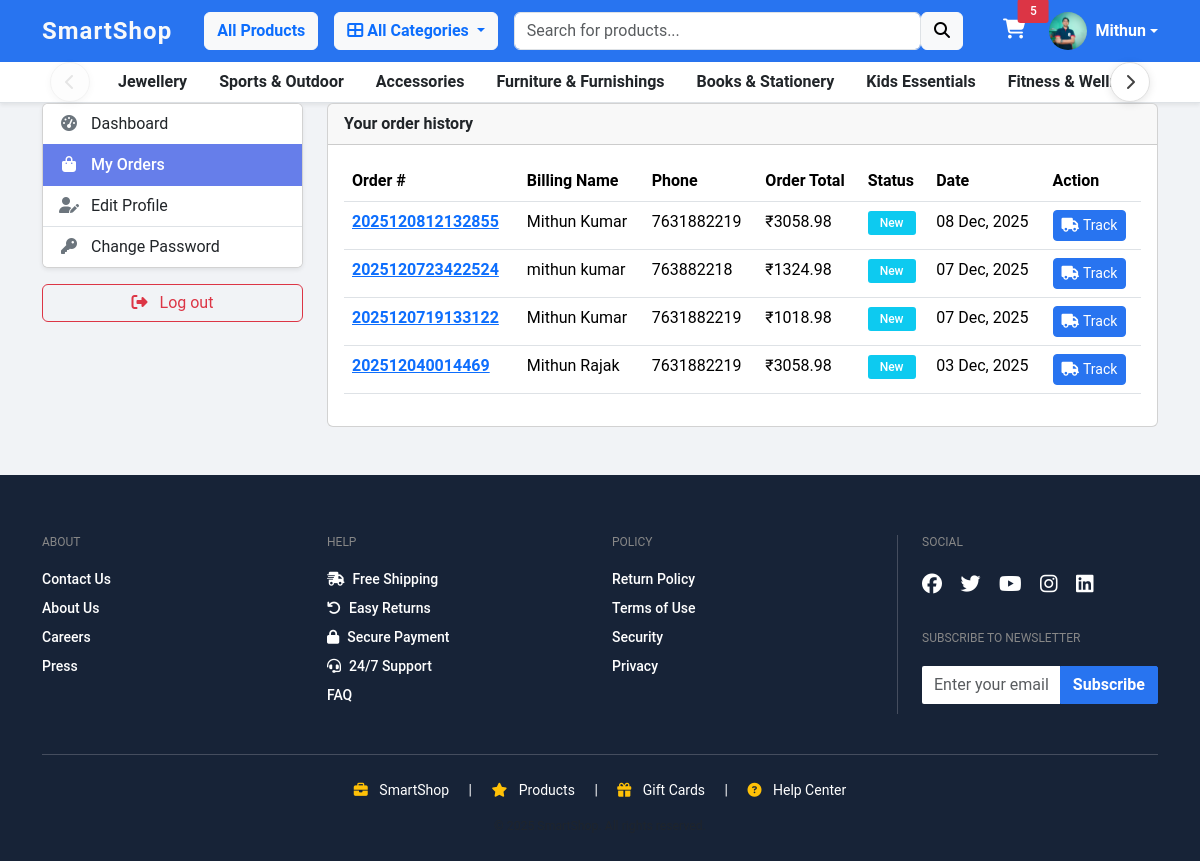
Screenshot of /accounts/my_orders/ (signed in) with the database file from the repository.
### accounts/models.py (models this page shows, shortened)
class Account(AbstractBaseUser):
    first_name = models.CharField(max_length=100)
    last_name = models.CharField(max_length=100)
    username = models.CharField(max_length=100, unique=True)
    email = models.EmailField(max_length=100, unique=True)
    phone_number = models.CharField(max_length=50)
    date_joined = models.DateTimeField(auto_now_add=True)
    last_login = models.DateTimeField(auto_now_add=True)
    is_admin = models.BooleanField(default=False)
    is_staff = models.BooleanField(default=False)
    is_active = models.BooleanField(default=False)
    is_superadmin = models.BooleanField(default=False)
    USERNAME_FIELD = 'email'
    REQUIRED_FIELDS = ['username', 'first_name', 'last_name']
    objects = MyAccountManager()

class UserProfile(models.Model):
    user = models.OneToOneField(Account, on_delete=models.CASCADE)
    address_line_1 = models.CharField(blank=True, max_length=100)
    address_line_2 = models.CharField(blank=True, max_length=100)
    profile_picture = models.ImageField(
        upload_to='userprofile', blank=True)
    city = models.CharField(blank=True, max_length=20)
    state = models.CharField(blank=True, max_length=20)
    country = models.CharField(blank=True, max_length=20)

### category/models.py (models this page shows, shortened)
class Category(models.Model):
    category_name = models.CharField(max_length=100)
    slug = models.SlugField(max_length=100, unique=True)
    description = models.TextField(blank=True, null=True)
    category_image = models.ImageField(
        upload_to='categories/', blank=True, null=True)
    parent = models.ForeignKey('self', on_delete=models.CASCADE, blank=True, null=True, related_name='children')
    class Meta:
        verbose_name = "Category"
        verbose_name_plural = "Categories"
    def get_url(self):
        return reverse('products_by_category', args=[self.slug])

### orders/models.py (models this page shows, shortened)
class Order(models.Model):
    STATUS = (
        ('New', 'New'),
        ('Accepted', 'Accepted'),
        ('Completed', 'Completed'),
        ('Cancelled', 'Cancelled'),
    )
    user = models.ForeignKey(Account, on_delete=models.SET_NULL, null=True)
    payment = models.ForeignKey(
        Payment, on_delete=models.SET_NULL, blank=True, null=True)
    order_number = models.CharField(max_length=20)
    first_name = models.CharField(max_length=50)
    last_name = models.CharField(max_length=50)
    phone = models.CharField(max_length=15)
    email = models.EmailField(max_length=50)
    address_line_1 = models.CharField(max_length=50)
    address_line_2 = models.CharField(max_length=50, blank=True)
    country = models.CharField(max_length=50)
    state = models.CharField(max_length=50)
    city = models.CharField(max_length=50)
    order_note = models.CharField(max_length=100, blank=True)
    order_total = models.FloatField()
    tax = models.FloatField()
    status = models.CharField(max_length=10, choices=STATUS, default='New')
    ip = models.CharField(blank=True, max_length=20)
    is_ordered = models.BooleanField(default=False)
    created_at = models.DateTimeField(auto_now_add=True)
    updated_at = models.DateTimeField(auto_now=True)
    def full_name(self):
        return f'{self.first_name} {self.last_name}'

### accounts/views.py (the view)
# urls.py: path('my_orders/', views.my_orders, name='my_orders'),
@login_required(login_url='login')
def my_orders(request):
    orders = Order.objects.filter(
        user=request.user, is_ordered=True).order_by('-created_at')
    context = {
        'orders': orders,
    }
    return render(request, 'accounts/my_orders.html', context)

### carts/context_processors.py (called while the page is built)
def counter(request):
    cart_count = 0
    if 'admin' in request.path:
        return {}
    else:
        try:
            cart = Cart.objects.filter(cart_id=_cart_id(request))
            if request.user.is_authenticated:
                cart_items = CartItem.objects.all().filter(user=request.user)
            else:
                cart_items = CartItem.objects.all().filter(cart=cart[:1])
            for cart_item in cart_items:
                cart_count += cart_item.quantity
        except Cart.DoesNotExist:
            cart_count = 0
    return dict(cart_count=cart_count)

### carts/views.py (called while the page is built)
def _cart_id(request):
    cart = request.session.session_key
    if not cart:
        cart = request.session.create()
    return cart

### category/context_processors.py (called while the page is built)
def menu_links(request):
    links = Category.objects.filter(parent=None)
    return dict(links=links)

### smartShop/context_processors.py (called while the page is built)
def paypal(request):
    client_id = config('PAYPAL_CLIENT_ID', default='sb')
    if not client_id:
        client_id = 'sb'
    return {
        'PAYPAL_CLIENT_ID': client_id,
    }

def razorpay(request):
    key_id = config('RAZORPAY_KEY_ID', default='')
    return {
        'RAZORPAY_KEY_ID': key_id,
    }

### templates/accounts/my_orders.html (shortened to what this page needs)
{% extends 'base.html' %}
{% block content %}
<section class="section-conten padding-y bg">
    <div class="container">
        <div class="row">
            {% include 'includes/dashboard_sidebar.html' %}
            <main class="col-md-9">
                <article class="card">
                    <header class="card-header">
                        <strong class="d-inline-block mr-3">Your order history</strong>
                    </header>
                    <div class="card-body">
                        <div class="row">
                            <div class="col-md-12">
                                <table class="table table-hover">
                                    <thead>
                                        <tr>
                                            <th scope="col">Order #</th>
                                            <th scope="col">Billing Name</th>
                                            <th scope="col">Phone</th>
                                            <th scope="col">Order Total</th>
                                            <th scope="col">Status</th>
                                            <th scope="col">Date</th>
                                            <th scope="col">Action</th>
                                        </tr>
                                    </thead>
                                    <tbody>
                                        {% for order in orders %}
                                        <tr>
                                            <th scope="row"><a
                                                    href="{% url 'order_detail' order.order_number %}">{{order.order_number}}</a>
                                            </th>
                                            <td>{{order.full_name}}</td>
                                            <td>{{order.phone}}</td>
                                            <td>₹{{order.order_total}}</td>
                                            <td>
                                                <span class="badge
                                                    {% if order.status == 'New' %}bg-info
                                                    {% elif order.status == 'Accepted' %}bg-warning
                                                    {% elif order.status == 'Completed' %}bg-success
                                                    {% elif order.status == 'Cancelled' %}bg-danger
                                                    {% endif %}">
                                                    {{ order.status }}
                                                </span>
                                            </td>
                                            <td>{{order.created_at|date:"d M, Y"}}</td>
                                            <td>
                                                <a href="{% url 'order_tracking' order.order_number %}"
                                                   class="btn btn-primary btn-sm">
                                                    <i class="fa fa-truck me-1"></i>Track
                                                </a>
                                            </td>
                                        </tr>
                                        {% endfor %}
                                    </tbody>
                                </table>
                            </div>
                        </div>
                    </div>
                </article>
            </main>
        </div>
    </div>
</section>
{% endblock %}

### templates/includes/navbar.html (shortened to what this page needs)
{% load static %}
<nav
  class="navbar navbar-expand-lg navbar-dark"
  style="background-color: #2874f0"
>
  <div class="container">
    <a class="navbar-brand fw-bold text-light" href="{% url 'home' %}">
      SmartShop
    </a>
    <div class="collapse navbar-collapse" id="mainNavbar">
      <ul class="navbar-nav me-auto mb-2 mb-lg-0">
        <li class="nav-item">
          <a
            href="{% url 'products' %}"
            class="btn btn-light text-primary fw-semibold ms-3"
          >
            All Products
          </a>
        </li>
        <li class="nav-item dropdown ms-3">
          <button
            class="btn btn-light text-primary fw-semibold dropdown-toggle"
            data-bs-toggle="dropdown"
          >
            <i class="fa fa-th-large"></i> All Categories
          </button>
        </li>
      </ul>
      <div class="d-flex mx-lg-3 my-2 my-lg-0 flex-grow-1 position-relative" id="searchWrapper">
        <form
          class="d-flex flex-grow-1"
          action="{% url 'search' %}"
          method="GET"
          id="searchForm"
        >
          <input
            class="form-control rounded-start"
            type="text"
            name="keyword"
            id="searchInput"
            placeholder="Search for products..."
            autocomplete="off"
          />
          <button class="btn btn-light rounded-end" type="submit">
            <i class="fa fa-search"></i>
          </button>
        </form>
      </div>
      <ul class="navbar-nav ms-lg-3 mb-2 mb-lg-0 align-items-center">
        <li class="nav-item position-relative">
          <a href="{% url 'cart' %}" class="nav-link text-white fw-semibold">
            <i class="fa fa-shopping-cart fs-5"></i>
            {% if cart_count > 0 %}
            <span
              class="badge bg-danger position-absolute top-0 start-100 translate-middle"
            >
              {{ cart_count }}
            </span>
            {% endif %}
          </a>
        </li>
        <li class="nav-item ms-3">
          {% if not user.is_authenticated %}
          <div class="text-white small">
            Welcome guest! <br />
            <a href="{% url 'login' %}" class="text-white fw-semibold"
              >Sign in</a
            >
            <span class="mx-1">|</span>
            <a href="{% url 'register' %}" class="text-white fw-semibold"
              >Register</a
            >
          </div>
          {% else %}
          <div class="dropdown">
            <a
              class="d-flex align-items-center text-white text-decoration-none dropdown-toggle"
              href="#"
              id="profileDropdown"
              data-bs-toggle="dropdown"
              aria-expanded="false"
            >
              {% if user.userprofile.profile_picture and user.userprofile.profile_picture.name %}
              <img
                src="{{ user.userprofile.profile_picture.url }}"
                class="rounded-circle me-2"
                width="38"
                height="38"
                alt="User Profile"
                style="object-fit: cover;"
              />
              {% endif %}
              <span class="fw-semibold">{{ user.first_name }}</span>
            </a>
          </div>
          {% endif %}
        </li>
      </ul>
    </div>
  </div>
</nav>
<nav class="bg-white shadow-sm border-bottom category-nav-wrapper">
  <div class="container position-relative">
    <button class="category-scroll-btn category-scroll-left" id="scrollLeftBtn" aria-label="Scroll Left">
      <i class="fa fa-chevron-left"></i>
    </button>
    <div class="d-flex flex-nowrap overflow-auto py-2 category-scroll-container" id="categoryScrollContainer"
         style="scrollbar-width: none; -ms-overflow-style: none; scroll-behavior: smooth;">
      {% for category in links %}
      <div class="nav-item dropdown px-3">
        <a
          class="nav-link text-dark fw-semibold text-nowrap {% if category.children.all %}dropdown-toggle{% endif %}"
          href="{{ category.get_url }}"
        >
          {{ category.category_name }}
        </a>
      </div>
      {% endfor %}
    </div>
    <button class="category-scroll-btn category-scroll-right" id="scrollRightBtn" aria-label="Scroll Right">
      <i class="fa fa-chevron-right"></i>
    </button>
  </div>
</nav>

### static/css/style.css (style rules this page uses)
body { background-color: #f1f3f6; font-family: 'Roboto', sans-serif; }
.btn-primary { background-color: #2874f0; border-color: #2874f0; }

### static/css/enhancements.css (style rules this page uses)
.badge { padding: 6px 12px; border-radius: 3px; font-weight: 500; font-size: 12px; }
a, button, .btn { transition: all 0.3s ease; }
.navbar-brand { font-size: 1.5rem; letter-spacing: 1px; }
.badge.bg-danger { animation: pulse 2s infinite; }

### templates/includes/navbar.html (style rules this page uses)
.category-nav-wrapper { position: relative; }
.category-scroll-btn { position: absolute; top: 50%; transform: translateY(-50%); z-index: 10; background: white; color: #424242; border: 1px solid #e0e0e0; border-radius: 50%; width: 40px; height: 40px; display: flex; align-items: center; justify-content: center; cursor: pointer; opacity: 0; transition: all 0.3s ease; box-shadow: 0 2px 8px rgba(0, 0, 0, 0.1); }
.category-scroll-left { left: 20px; }
.category-scroll-right { right: 20px; }
.category-scroll-btn i { font-size: 16px; }
.category-scroll-btn.active { opacity: 1; }
.category-scroll-btn:disabled { opacity: 0.4; cursor: not-allowed; background: #fafafa; color: #bdbdbd; }
.category-scroll-container { scroll-behavior: smooth; padding: 0 60px; }
#searchWrapper { position: relative; }

### rows the page displays
Account: userprofile.profile_picture (picture), first_name "Mithun"
Category: category_name "Jewellery"
Category: category_name "Sports & Outdoor"
Category: category_name "Accessories"
Category: category_name "Furniture & Furnishings"
Category: category_name "Books & Stationery"
Category: category_name "Kids Essentials"
Category: category_name "Fitness & Wellness"
Order: order_number "2025120812132855", full_name "Mithun Kumar", phone "7631882219", order_total "3058.98", status "New", created_at "08 Dec, 2025"
Order: order_number "2025120723422524", full_name "mithun kumar", phone "763882218", order_total "1324.98", status "New", created_at "07 Dec, 2025"
Order: order_number "2025120719133122", full_name "Mithun Kumar", phone "7631882219", order_total "1018.98", status "New", created_at "07 Dec, 2025"
Order: order_number "202512040014469", full_name "Mithun Rajak", phone "7631882219", order_total "3058.98", status "New", created_at "03 Dec, 2025"

### other values shown
{{ cart_count }} "5"
